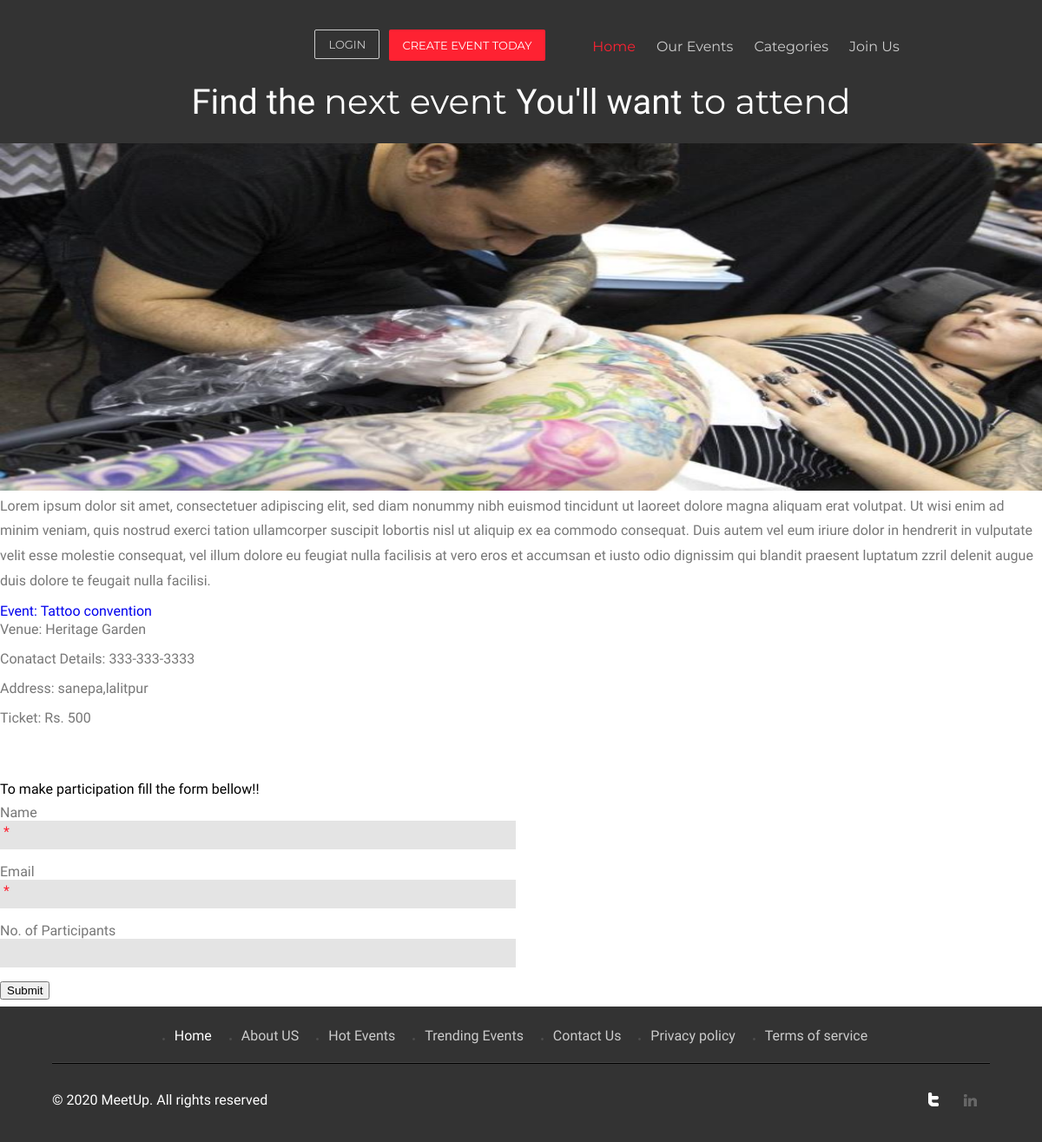
Screenshot of /events/2 with the database file from the repository.
### events/models.py (models this page shows, shortened)
class Event(models.Model):
	title = models.CharField(max_length=200)
	address = models.CharField(max_length=200)
	venue = models.CharField(max_length=200)
	description =models.TextField(blank=True)
	ticketprice = models.TextField()
	phone = models.CharField(max_length=20)
	photo_main = models.ImageField(upload_to='photos/%Y/%m/%d')
	photo_1 = models.ImageField(upload_to='photos/%Y/%m/%d',blank=True)
	photo_2 = models.ImageField(upload_to='photos/%Y/%m/%d',blank=True)
	photo_3 = models.ImageField(upload_to='photos/%Y/%m/%d',blank=True)
	is_published = models.BooleanField(default=True)
	list_date = models.DateTimeField(default=datetime.now, blank=True)

### events/views.py (the view)
# urls.py: path('<int:event_id>',views.event,name='event'),
def event(request, event_id):
	event = get_object_or_404(Event, pk=event_id)
	context = {
		'event':event
	}
	return render(request,'events/event.html',context)

### templates/events/event.html
{% extends 'base.html' %}
{% load static %}
{% block content %}
 <div class="page-wrapper p-t-45 p-b-50">
        <div class="wrapper wrapper--w790">
            <div class="card card-5">
                <div class="card-body">
              <div class="blog-left">
              <img src="{{ event.photo_1.url }}" width="1500" height="400">
                  <p class="f-text1">Lorem ipsum dolor sit amet, consectetuer adipiscing elit, sed diam nonummy nibh euismod tincidunt ut laoreet dolore magna aliquam erat volutpat. Ut wisi enim ad minim veniam, quis nostrud exerci tation ullamcorper suscipit lobortis nisl ut aliquip ex ea commodo consequat. Duis autem vel eum iriure dolor in hendrerit in vulputate velit esse molestie consequat, vel illum dolore eu feugiat nulla facilisis at vero eros et accumsan et iusto odio dignissim qui blandit praesent luptatum zzril delenit augue duis dolore te feugait nulla facilisi.</p>
            <p><span class="venue"><a href="#"> Event: {{ event.title }}</a></span></p>
            <h4 class="m_2">Venue: {{ event.venue }}</h4>
            <h4 class="m_2">Conatact Details: {{ event.phone }}</h4>
            <h5 class="m_3">Address: {{ event.address }}</h5>
            <h5 class="m_3">Ticket: Rs. {{ event.ticketprice }}</h5>
            </div>
            <p ><span class="id waitingForConnection">To make participation fill the form bellow!!</span> </p>
                  <div class="comments-area">
              <form>
                <p>
                  <label>Name</label>
                  <span>*</span>
                  <input type="text" value="">
                </p>
                <p>
                  <label>Email</label>
                  <span>*</span>
                  <input type="text" value="">
                </p>
                <p>
                  <label>No. of Participants</label>
                  <input type="text" value="" >
                </p>
                <p>
                  <button class="btn btn--radius-2 btn--red" type="submit">Submit</button>
              </p>
              </form>
              </div>
                </div>
            </div>
        </div>
    </div>
{% endblock %}

### eventmgmt/static/css/style.css (style rules this page uses)
html,body,div,span,applet,object,iframe,h1,h2,h3,h4,h5,h6,p,blockquote,pre,a,abbr,acronym,address,big,cite,code,del,dfn,em,img,ins,kbd,q,s,samp,small,strike,strong,sub,sup,tt,var,b,u,i,dl,dt,dd,ol,nav ul,nav li,fieldset,form,label,legend,table,caption,tbody,tfoot,thead,tr,th,td,article,aside,canvas,details,embed,figure,figcaption,footer,header,hgroup,menu,nav,output,ruby,section,summary,time,mark,audio,video { margin:0;padding:0;border:0;font-size:100%;font:inherit;vertical-align:baseline; }
a { text-decoration:solid white; }
img { max-width:100%; }
body { font-family: 'Dosis', sans-serif; background:#fff; }
h4.m_2 { color: #777; font-size:1em; margin-bottom: 10px; line-height: 1.5em; }
h5.m_3 { color:#777; font-size:1em; margin: 10px 0; line-height: 1.5em; }
p.f-text1 { color: #777; font-size: 1em; margin-bottom:0px; line-height: 1.8em; }
.blog-left { margin-bottom:5%; }
p.f-text1 { color: #777; font-size: 1em; margin-bottom: 10px; line-height: 1.8em; }
.comments-area p { position: relative; padding: 8px 0; }
.comments-area label { display: block; color: #777; font-size: 1em; }
.comments-area span { color:#FE2232; position: absolute; left: 4px; top: 30px; }
.comments-area input[type="text"] { padding: 7px 15px; width: 47%; color: #777; font-size:1em; border: none; background:#E4E4E4; outline: none; display: block; font-family: 'Dosis', sans-serif; }

### rows the page displays
Event: photo_1 (picture), title "Tattoo convention", venue "Heritage Garden", phone "333-333-3333", address "sanepa,lalitpur", ticketprice "500"
